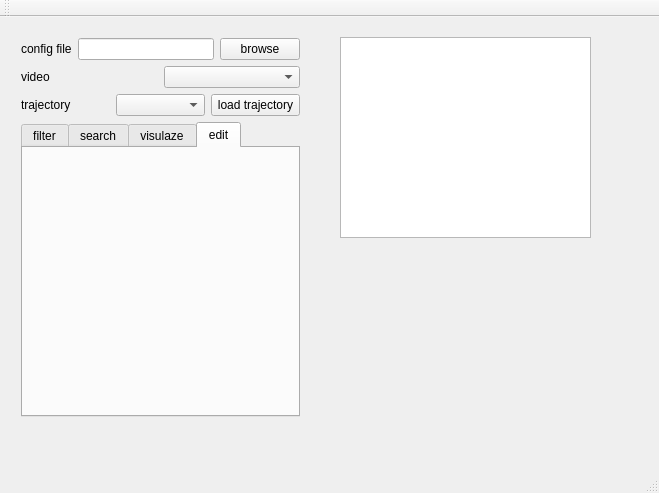
<?xml version="1.0" encoding="UTF-8"?>
<ui version="4.0">
 <class>MainWindow</class>
 <widget class="QMainWindow" name="MainWindow">
  <property name="geometry">
   <rect>
    <x>0</x>
    <y>0</y>
    <width>659</width>
    <height>493</height>
   </rect>
  </property>
  <property name="windowTitle">
   <string>MainWindow</string>
  </property>
  <widget class="QWidget" name="centralWidget">
   <widget class="QListWidget" name="listWidget">
    <property name="geometry">
     <rect>
      <x>340</x>
      <y>20</y>
      <width>251</width>
      <height>201</height>
     </rect>
    </property>
    <property name="resizeMode">
     <enum>QListView::Adjust</enum>
    </property>
    <property name="layoutMode">
     <enum>QListView::SinglePass</enum>
    </property>
    <property name="viewMode">
     <enum>QListView::ListMode</enum>
    </property>
   </widget>
   <widget class="QWidget" name="">
    <property name="geometry">
     <rect>
      <x>10</x>
      <y>10</y>
      <width>301</width>
      <height>401</height>
     </rect>
    </property>
    <layout class="QHBoxLayout" name="horizontalLayout_4">
     <item>
      <layout class="QVBoxLayout" name="verticalLayout_2">
       <item>
        <layout class="QVBoxLayout" name="verticalLayout">
         <item>
          <layout class="QHBoxLayout" name="horizontalLayout">
           <item>
            <widget class="QLabel" name="label_3">
             <property name="text">
              <string>config file</string>
             </property>
            </widget>
           </item>
           <item>
            <widget class="QLineEdit" name="lineEdit"/>
           </item>
           <item>
            <widget class="QPushButton" name="pushButton">
             <property name="text">
              <string>browse</string>
             </property>
            </widget>
           </item>
          </layout>
         </item>
         <item>
          <layout class="QHBoxLayout" name="horizontalLayout_2">
           <item>
            <widget class="QLabel" name="label">
             <property name="text">
              <string>video</string>
             </property>
            </widget>
           </item>
           <item>
            <widget class="QComboBox" name="comboBox_video"/>
           </item>
          </layout>
         </item>
         <item>
          <layout class="QHBoxLayout" name="horizontalLayout_3">
           <item>
            <widget class="QLabel" name="label_2">
             <property name="text">
              <string>trajectory</string>
             </property>
            </widget>
           </item>
           <item>
            <widget class="QComboBox" name="comboBox_trajectory"/>
           </item>
           <item>
            <widget class="QPushButton" name="pushButton_loadTrajectory">
             <property name="text">
              <string>load trajectory</string>
             </property>
            </widget>
           </item>
          </layout>
         </item>
        </layout>
       </item>
       <item>
        <widget class="QTabWidget" name="tabWidget">
         <property name="currentIndex">
          <number>3</number>
         </property>
         <widget class="QWidget" name="filter">
          <attribute name="title">
           <string>filter</string>
          </attribute>
          <widget class="QTableWidget" name="tableWidget">
           <property name="geometry">
            <rect>
             <x>20</x>
             <y>10</y>
             <width>256</width>
             <height>111</height>
            </rect>
           </property>
           <row>
            <property name="text">
             <string>1</string>
            </property>
           </row>
           <row>
            <property name="text">
             <string>2</string>
            </property>
           </row>
           <column>
            <property name="text">
             <string>1</string>
            </property>
           </column>
           <column>
            <property name="text">
             <string>2</string>
            </property>
           </column>
           <column>
            <property name="text">
             <string>3</string>
            </property>
           </column>
           <item row="0" column="0">
            <property name="text">
             <string>b</string>
            </property>
           </item>
           <item row="0" column="1">
            <property name="text">
             <string>a</string>
            </property>
           </item>
           <item row="0" column="2">
            <property name="text">
             <string>c</string>
            </property>
           </item>
           <item row="1" column="0">
            <property name="text">
             <string>e</string>
            </property>
           </item>
           <item row="1" column="1">
            <property name="text">
             <string>d</string>
            </property>
           </item>
           <item row="1" column="2">
            <property name="text">
             <string>f</string>
            </property>
           </item>
          </widget>
         </widget>
         <widget class="QWidget" name="search">
          <attribute name="title">
           <string>search</string>
          </attribute>
          <widget class="QPushButton" name="pushButton_2">
           <property name="geometry">
            <rect>
             <x>20</x>
             <y>10</y>
             <width>141</width>
             <height>25</height>
            </rect>
           </property>
           <property name="text">
            <string>load search image</string>
           </property>
          </widget>
          <widget class="QLabel" name="label_4">
           <property name="geometry">
            <rect>
             <x>60</x>
             <y>70</y>
             <width>171</width>
             <height>61</height>
            </rect>
           </property>
           <property name="text">
            <string>TextLabel</string>
           </property>
          </widget>
          <widget class="QLabel" name="label_5">
           <property name="geometry">
            <rect>
             <x>100</x>
             <y>40</y>
             <width>81</width>
             <height>17</height>
            </rect>
           </property>
           <property name="text">
            <string>load image</string>
           </property>
          </widget>
         </widget>
         <widget class="QWidget" name="visulaze">
          <attribute name="title">
           <string>visulaze</string>
          </attribute>
          <widget class="QTableWidget" name="tableWidget_2">
           <property name="geometry">
            <rect>
             <x>30</x>
             <y>20</y>
             <width>231</width>
             <height>111</height>
            </rect>
           </property>
          </widget>
         </widget>
         <widget class="QWidget" name="edit">
          <attribute name="title">
           <string>edit</string>
          </attribute>
         </widget>
        </widget>
       </item>
      </layout>
     </item>
    </layout>
   </widget>
  </widget>
  <widget class="QMenuBar" name="menuBar">
   <property name="geometry">
    <rect>
     <x>0</x>
     <y>0</y>
     <width>659</width>
     <height>22</height>
    </rect>
   </property>
  </widget>
  <widget class="QToolBar" name="mainToolBar">
   <attribute name="toolBarArea">
    <enum>TopToolBarArea</enum>
   </attribute>
   <attribute name="toolBarBreak">
    <bool>false</bool>
   </attribute>
  </widget>
  <widget class="QStatusBar" name="statusBar"/>
 </widget>
 <layoutdefault spacing="6" margin="11"/>
 <resources/>
 <connections/>
</ui>
